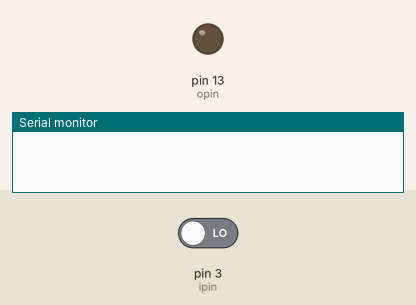
This sketch was run on a simulated Arduino Uno, built with avr-gcc and run on an emulated ATmega328P. On the bench: output pins drawn as LEDs (lit = HIGH), the last lines printed to the serial monitor. The test bench sets the inputs (shaded band); at power-on: pin 3 (ipin) LOW.

Above: at 1.2 s.
1.3 s: pin 3 (ipin) driven HIGH
At 2.0 s:
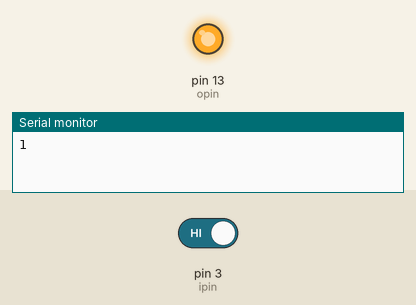
2.8 s: pin 3 (ipin) driven LOW
At 3.2 s:
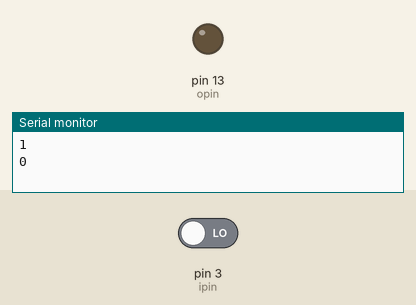
Timing chart, 0 to 5.8 s (numbered marks = the images above; inputs shaded):
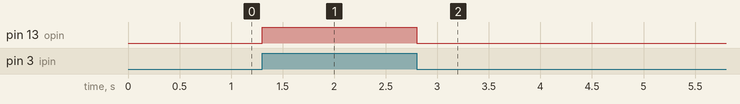

The sketch:

SerialPrintPin3.ino
```cpp
int ipin=3,opin=13;//Define input / output pins
int stat=LOW,pre=LOW;//Define status and previous status

void setup() {
  // put your setup code here, to run once:
  pinMode(ipin,INPUT);//Set input pin
  pinMode(opin,OUTPUT);//Set output pin
  Serial.begin(9600);//Connect the serial port with speed 9600
}

void loop() {
  // put your main code here, to run repeatedly:
  stat=digitalRead(ipin);//Read current status on input pin
  if(pre!=stat){//If the status has changed
    pre=stat;//Update recorded status
    digitalWrite(opin,pre);//Turn on / off LED according to the current status on input pin
    Serial.println(pre);//Print status in serial
  }
}
```

Measured:
- after the input at 1.3 s, pin 13 (opin): LOW → HIGH at once
- after the input at 2.8 s, pin 13 (opin): HIGH → LOW at once
